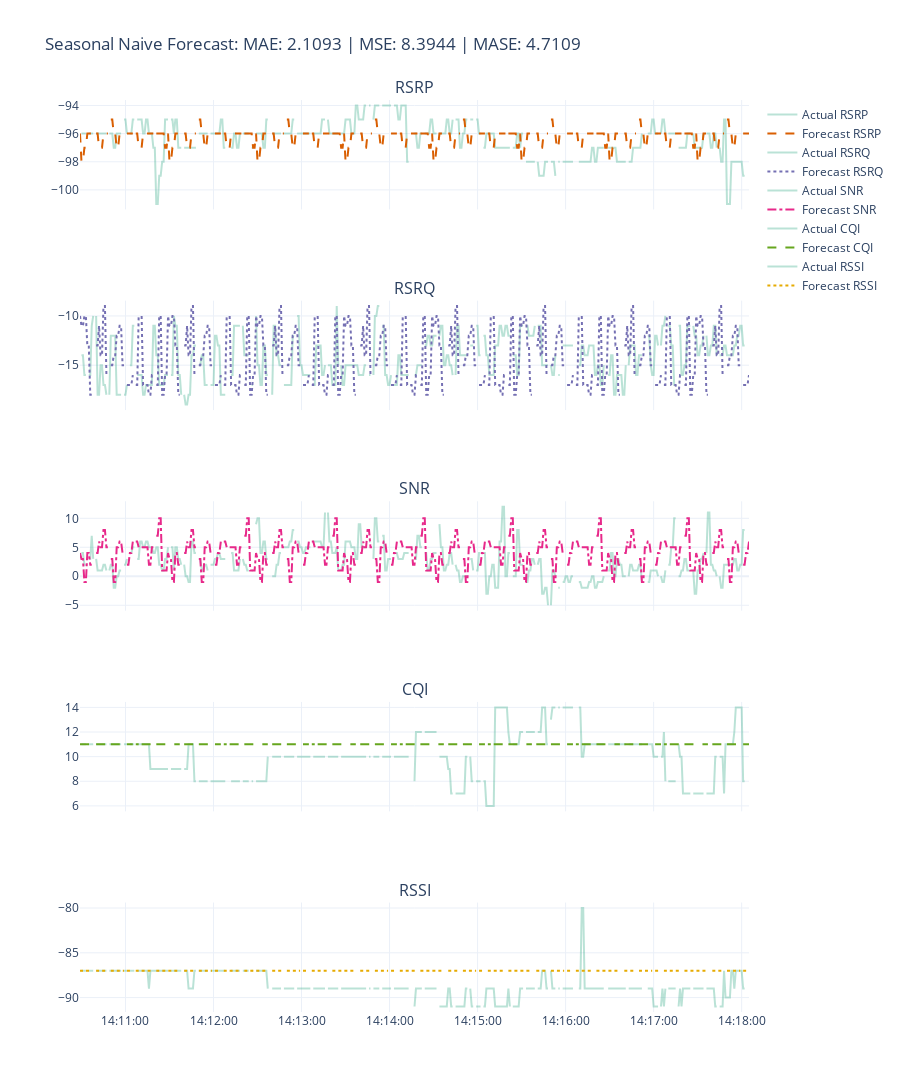

Write notebook code for a chart like this one.
### Code cell
fig = plot_forecast(
    ts_actual,
    y_pred,
    title=f"{name}: MAE: {metrics['MAE']:.4f} | MSE: {metrics['MSE']:.4f} | MASE: {metrics['MASE']:.4f}",
)
fig.show()
# fig.write_image("imgs/chapter_4/ma.png")

### Figure 1 — Plotly figure (JSON) as saved in the notebook; plotly's stock layout.template omitted (floating-point values rounded to 4 significant figures; data arrays with more than 128 entries replaced by an {"elided": "..."} marker saying what was removed)
{"data": [{"line": {"color": "rgba(27,158,119, 0.3)"}, "mode": "lines", "name": "Actual RSRP", "type": "scatter", "x": {"elided": "457 str values"}, "xaxis": "x", "y": {"elided": "457 int values"}, "yaxis": "y"}, {"line": {"color": "rgba(217,95,2, 1)", "dash": "dash"}, "mode": "lines", "name": "Forecast RSRP", "type": "scatter", "x": {"elided": "457 str values"}, "xaxis": "x", "y": {"elided": "457 int values"}, "yaxis": "y"}, {"line": {"color": "rgba(27,158,119, 0.3)"}, "mode": "lines", "name": "Actual RSRQ", "type": "scatter", "x": {"elided": "457 str values"}, "xaxis": "x2", "y": {"elided": "457 int values"}, "yaxis": "y2"}, {"line": {"color": "rgba(117,112,179, 1)", "dash": "dot"}, "mode": "lines", "name": "Forecast RSRQ", "type": "scatter", "x": {"elided": "457 str values"}, "xaxis": "x2", "y": {"elided": "457 int values"}, "yaxis": "y2"}, {"line": {"color": "rgba(27,158,119, 0.3)"}, "mode": "lines", "name": "Actual SNR", "type": "scatter", "x": {"elided": "457 str values"}, "xaxis": "x3", "y": {"elided": "457 int values"}, "yaxis": "y3"}, {"line": {"color": "rgba(231,41,138, 1)", "dash": "dashdot"}, "mode": "lines", "name": "Forecast SNR", "type": "scatter", "x": {"elided": "457 str values"}, "xaxis": "x3", "y": {"elided": "457 int values"}, "yaxis": "y3"}, {"line": {"color": "rgba(27,158,119, 0.3)"}, "mode": "lines", "name": "Actual CQI", "type": "scatter", "x": {"elided": "457 str values"}, "xaxis": "x4", "y": {"elided": "457 int values"}, "yaxis": "y4"}, {"line": {"color": "rgba(102,166,30, 1)", "dash": "dash"}, "mode": "lines", "name": "Forecast CQI", "type": "scatter", "x": {"elided": "457 str values"}, "xaxis": "x4", "y": {"elided": "457 int values"}, "yaxis": "y4"}, {"line": {"color": "rgba(27,158,119, 0.3)"}, "mode": "lines", "name": "Actual RSSI", "type": "scatter", "x": {"elided": "457 str values"}, "xaxis": "x5", "y": {"elided": "457 int values"}, "yaxis": "y5"}, {"line": {"color": "rgba(230,171,2, 1)", "dash": "dot"}, "mode": "lines", "name": "Forecast RSSI", "type": "scatter", "x": {"elided": "457 str values"}, "xaxis": "x5", "y": {"elided": "457 int values"}, "yaxis": "y5"}], "layout": {"annotations": [{"font": {"size": 16}, "showarrow": false, "text": "RSRP", "x": 0.5, "xanchor": "center", "xref": "paper", "y": 1, "yanchor": "bottom", "yref": "paper"}, {"font": {"size": 16}, "showarrow": false, "text": "RSRQ", "x": 0.5, "xanchor": "center", "xref": "paper", "y": 0.78, "yanchor": "bottom", "yref": "paper"}, {"font": {"size": 16}, "showarrow": false, "text": "SNR", "x": 0.5, "xanchor": "center", "xref": "paper", "y": 0.56, "yanchor": "bottom", "yref": "paper"}, {"font": {"size": 16}, "showarrow": false, "text": "CQI", "x": 0.5, "xanchor": "center", "xref": "paper", "y": 0.34, "yanchor": "bottom", "yref": "paper"}, {"font": {"size": 16}, "showarrow": false, "text": "RSSI", "x": 0.5, "xanchor": "center", "xref": "paper", "y": 0.12, "yanchor": "bottom", "yref": "paper"}], "height": 1500, "showlegend": true, "title": {"text": "Seasonal Naive Forecast: MAE: 2.1093 | MSE: 8.3944 | MASE: 4.7109"}, "xaxis": {"anchor": "y", "domain": [0, 1], "matches": "x5", "showticklabels": false, "tickformat": "%H:%M:%S"}, "xaxis2": {"anchor": "y2", "domain": [0, 1], "matches": "x5", "showticklabels": false, "tickformat": "%H:%M:%S"}, "xaxis3": {"anchor": "y3", "domain": [0, 1], "matches": "x5", "showticklabels": false, "tickformat": "%H:%M:%S"}, "xaxis4": {"anchor": "y4", "domain": [0, 1], "matches": "x5", "showticklabels": false, "tickformat": "%H:%M:%S"}, "xaxis5": {"anchor": "y5", "domain": [0, 1], "tickformat": "%H:%M:%S"}, "yaxis": {"anchor": "x", "domain": [0.88, 1]}, "yaxis2": {"anchor": "x2", "domain": [0.66, 0.78]}, "yaxis3": {"anchor": "x3", "domain": [0.44, 0.56]}, "yaxis4": {"anchor": "x4", "domain": [0.22, 0.34]}, "yaxis5": {"anchor": "x5", "domain": [0, 0.12]}}}
